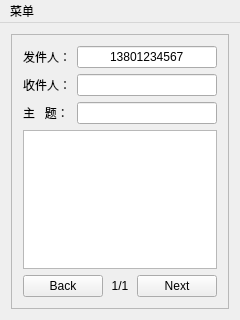
<?xml version="1.0" encoding="UTF-8"?>
<ui version="4.0">
 <class>CWriteMSUIClass</class>
 <widget class="QMainWindow" name="CWriteMSUIClass">
  <property name="geometry">
   <rect>
    <x>0</x>
    <y>0</y>
    <width>240</width>
    <height>320</height>
   </rect>
  </property>
  <property name="windowTitle">
   <string>CWriteMSUI</string>
  </property>
  <property name="styleSheet">
   <string notr="true"/>
  </property>
  <widget class="QWidget" name="centralWidget">
   <layout class="QGridLayout" name="gridLayout">
    <item row="0" column="0">
     <widget class="QScrollArea" name="scrollArea">
      <property name="styleSheet">
       <string notr="true"/>
      </property>
      <property name="widgetResizable">
       <bool>true</bool>
      </property>
      <widget class="QWidget" name="scrollAreaWidgetContents">
       <property name="geometry">
        <rect>
         <x>0</x>
         <y>0</y>
         <width>218</width>
         <height>280</height>
        </rect>
       </property>
       <layout class="QGridLayout" name="gridLayout_2">
        <item row="0" column="0">
         <widget class="QLabel" name="pSenderLabel">
          <property name="text">
           <string>发件人：</string>
          </property>
         </widget>
        </item>
        <item row="0" column="1">
         <widget class="QLineEdit" name="pSenderLineEdit">
          <property name="text">
           <string>13801234567</string>
          </property>
          <property name="alignment">
           <set>Qt::AlignCenter</set>
          </property>
          <property name="readOnly">
           <bool>true</bool>
          </property>
         </widget>
        </item>
        <item row="1" column="0">
         <widget class="QLabel" name="pReceiverLabel">
          <property name="text">
           <string>收件人：</string>
          </property>
         </widget>
        </item>
        <item row="1" column="1">
         <widget class="QLineEdit" name="pReceiverLineEdit">
          <property name="text">
           <string/>
          </property>
          <property name="alignment">
           <set>Qt::AlignCenter</set>
          </property>
         </widget>
        </item>
        <item row="2" column="0">
         <widget class="QLabel" name="pThemeLabel">
          <property name="text">
           <string>主   题：</string>
          </property>
         </widget>
        </item>
        <item row="2" column="1">
         <widget class="QLineEdit" name="pThemeLineEdit">
          <property name="alignment">
           <set>Qt::AlignCenter</set>
          </property>
         </widget>
        </item>
        <item row="3" column="0" colspan="2">
         <widget class="QTextBrowser" name="pmessagetextBrowser">
          <property name="styleSheet">
           <string notr="true"/>
          </property>
          <property name="readOnly">
           <bool>false</bool>
          </property>
          <property name="html">
           <string>&lt;!DOCTYPE HTML PUBLIC &quot;-//W3C//DTD HTML 4.0//EN&quot; &quot;http://www.w3.org/TR/REC-html40/strict.dtd&quot;&gt;
&lt;html&gt;&lt;head&gt;&lt;meta name=&quot;qrichtext&quot; content=&quot;1&quot; /&gt;&lt;style type=&quot;text/css&quot;&gt;
p, li { white-space: pre-wrap; }
&lt;/style&gt;&lt;/head&gt;&lt;body style=&quot; font-family:'宋体'; font-size:9pt; font-weight:400; font-style:normal;&quot;&gt;
&lt;p style=&quot;-qt-paragraph-type:empty; margin-top:0px; margin-bottom:0px; margin-left:0px; margin-right:0px; -qt-block-indent:0; text-indent:0px;&quot;&gt;&lt;/p&gt;&lt;/body&gt;&lt;/html&gt;</string>
          </property>
         </widget>
        </item>
        <item row="4" column="0" colspan="2">
         <widget class="QWidget" name="widget" native="true">
          <layout class="QHBoxLayout" name="horizontalLayout">
           <property name="spacing">
            <number>0</number>
           </property>
           <property name="margin">
            <number>0</number>
           </property>
           <item>
            <widget class="QPushButton" name="pushButtonBack">
             <property name="text">
              <string>Back</string>
             </property>
            </widget>
           </item>
           <item>
            <widget class="QLabel" name="labelPage">
             <property name="text">
              <string>1/1</string>
             </property>
             <property name="alignment">
              <set>Qt::AlignCenter</set>
             </property>
            </widget>
           </item>
           <item>
            <widget class="QPushButton" name="pushButtonNext">
             <property name="text">
              <string>Next</string>
             </property>
            </widget>
           </item>
          </layout>
         </widget>
        </item>
       </layout>
      </widget>
     </widget>
    </item>
   </layout>
  </widget>
  <widget class="QMenuBar" name="menuBar">
   <property name="geometry">
    <rect>
     <x>0</x>
     <y>0</y>
     <width>240</width>
     <height>18</height>
    </rect>
   </property>
   <widget class="QMenu" name="menu_File">
    <property name="title">
     <string>菜单</string>
    </property>
    <addaction name="pactionExit"/>
    <addaction name="separator"/>
    <addaction name="pactionSend"/>
    <addaction name="pactionSave"/>
    <addaction name="separator"/>
    <addaction name="pactionBack"/>
    <addaction name="pactionNext"/>
    <addaction name="separator"/>
    <addaction name="pactionInsertImage"/>
    <addaction name="pactionAddPage"/>
    <addaction name="pactionDelPage"/>
    <addaction name="pactionAddUser"/>
   </widget>
   <addaction name="menu_File"/>
  </widget>
  <action name="pactionExit">
   <property name="text">
    <string>取消|退出</string>
   </property>
  </action>
  <action name="pactionSend">
   <property name="text">
    <string>发送</string>
   </property>
  </action>
  <action name="pactionNext">
   <property name="text">
    <string>下一页</string>
   </property>
  </action>
  <action name="pactionInsertImage">
   <property name="text">
    <string>插入图片</string>
   </property>
  </action>
  <action name="pactionAddPage">
   <property name="text">
    <string>添加一页</string>
   </property>
  </action>
  <action name="pactionDelPage">
   <property name="text">
    <string>删除一页</string>
   </property>
  </action>
  <action name="pactionSave">
   <property name="text">
    <string>保存</string>
   </property>
  </action>
  <action name="pactionBack">
   <property name="text">
    <string>上一页</string>
   </property>
  </action>
  <action name="pactionAddUser">
   <property name="text">
    <string>收件人</string>
   </property>
  </action>
 </widget>
 <layoutdefault spacing="6" margin="11"/>
 <resources/>
 <connections>
  <connection>
   <sender>pactionExit</sender>
   <signal>triggered()</signal>
   <receiver>CWriteMSUIClass</receiver>
   <slot>close()</slot>
   <hints>
    <hint type="sourcelabel">
     <x>-1</x>
     <y>-1</y>
    </hint>
    <hint type="destinationlabel">
     <x>20</x>
     <y>20</y>
    </hint>
   </hints>
  </connection>
 </connections>
</ui>
